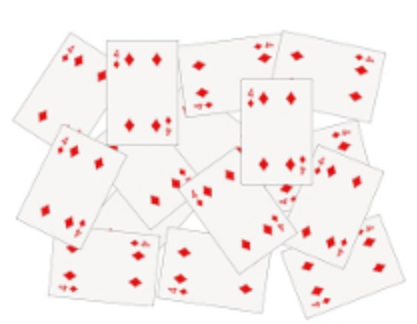
#> input picture cards.png, 417 x 324 px
$ python imgsegmentation.py
#> lines starting #> are read from the running program, lines starting #| are printed output that depends on the picture; after the words box and inside, x2 and y2 are one past the last pixel; in counts of white or black regions, pixels touching at a corner belong together
import cv2 as cv
import numpy as np
import argparse
import random as rng
rng.seed(12345)

parser = argparse.ArgumentParser(description='Code for Image Segmentation with Distance Transform and Watershed Algorithm.')
parser.add_argument('--input', help='Path to input image.', default='cards.png')
args = parser.parse_args()
src = cv.imread(cv.samples.findFile(args.input))
#> src is the input picture: shape (324, 417, 3); mean B, G, R 240.1, 241, 247.4

if src is None:
    print('Could not open or find the image:', args.input)
    exit(0)

cv.imshow('Source Image', src)
src[np.all(src == 255, axis=2)] = 0
cv.imshow('Black Background Image', src)

kernel = np.array([[1, 1, 1], [1, -8, 1], [1, 1, 1]], dtype=np.float32)
imgLaplacian = cv.filter2D(src, cv.CV_32F, kernel)
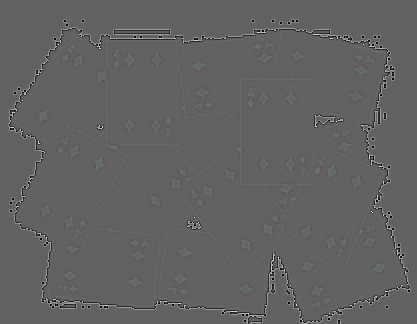
#> imgLaplacian: shape (324, 417, 3) float32; mean B, G, R 0, 0, 0; drawn with min black and max white
sharp = np.float32(src)
imgResult = sharp - imgLaplacian
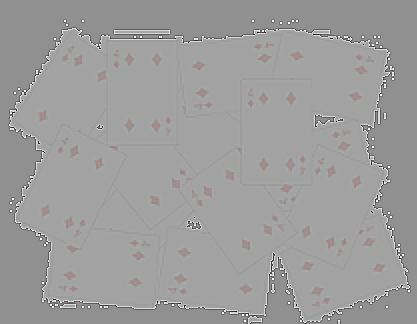
#> imgResult: shape (324, 417, 3) float32; mean B, G, R 163.4, 164.3, 170.8; drawn with min black and max white
imgResult = np.clip(imgResult, 0, 255)
imgResult = imgResult.astype('uint8')
imgLaplacian = np.clip(imgLaplacian, 0, 255)
imgLaplacian = np.uint8(imgLaplacian)

cv.imshow('New Sharped Image', imgResult)
bw = cv.cvtColor(imgResult, cv.COLOR_BGR2GRAY)
_, bw = cv.threshold(bw, 40, 255, cv.THRESH_BINARY | cv.THRESH_OTSU)
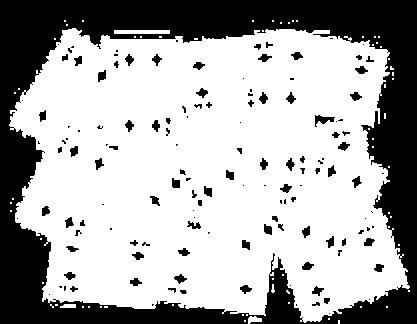
#> bw: shape (324, 417); 67.2% white; 137 black regions (60 under 20 px), largest, box (x1, y1, x2, y2) and area: (0, 0, 417, 324) 40401, (315, 115, 335, 127) 116, (98, 70, 106, 82) 69
cv.imshow('Binary Image', bw)

dist = cv.distanceTransform(bw, cv.DIST_L2, 3)
cv.normalize(dist, dist, 0, 1.0, cv.NORM_MINMAX)
cv.imshow('Distance Transform Image', dist)

_, dist = cv.threshold(dist, 0.4, 1.0, cv.THRESH_BINARY)
#> dist: shape (324, 417) float32; values 0 (black) and 1 (white), 18.8% white; 28 white regions (12 under 20 px), largest, box (x1, y1, x2, y2) and area: (38, 136, 182, 290) 6013, (36, 54, 191, 121) 4447, (192, 191, 268, 298) 3508
kernel1 = np.ones((3,3), dtype=np.uint8)
dist = cv.dilate(dist, kernel1)
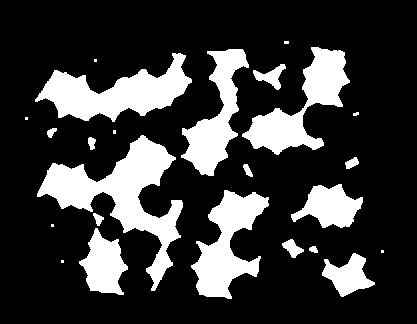
#> dist: shape (324, 417) float32; values 0 (black) and 1 (white), 22.1% white; 24 white regions (8 under 20 px), largest, box (x1, y1, x2, y2) and area: (37, 135, 183, 291) 6933, (35, 53, 192, 122) 5037, (242, 47, 350, 155) 4198
cv.imshow('Peaks', dist)

dist_8u = dist.astype('uint8')
#> dist_8u: shape (324, 417); values 0 (black) and 1 (white), 22.1% white; 24 white regions (8 under 20 px)
contours, _ = cv.findContours(dist_8u, cv.RETR_EXTERNAL, cv.CHAIN_APPROX_SIMPLE)
#> contours = 24 contours, 8 with area under 20; largest, box (x1, y1, x2, y2) and area: (37, 135, 183, 291) 6608, (35, 53, 192, 122) 4830, (242, 47, 350, 155) 3993, (191, 190, 269, 299) 3850, (181, 49, 249, 176) 3351
markers = np.zeros(dist.shape, dtype=np.int32)
for i in range(len(contours)):
    cv.drawContours(markers, contours, i, (i+1), -1)
#> this loop made 24 passes
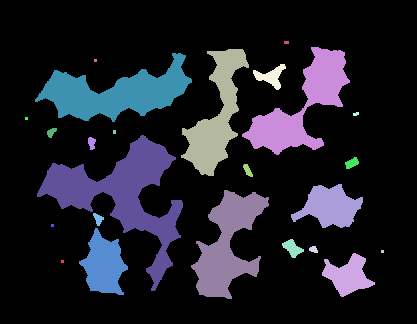
#> markers: shape (324, 417) int32; 25 distinct labels, from 0 to 24; one colour per label, 0 black

cv.circle(markers, (5,5), 3, (255,255,255), -1)
#> markers: shape (324, 417) int32; 26 distinct labels, from 0 to 255
markers_8u = (markers * 10).astype('uint8')
cv.imshow('Markers', markers_8u)

cv.watershed(imgResult, markers)
mark = markers.astype('uint8')
mark = cv.bitwise_not(mark)
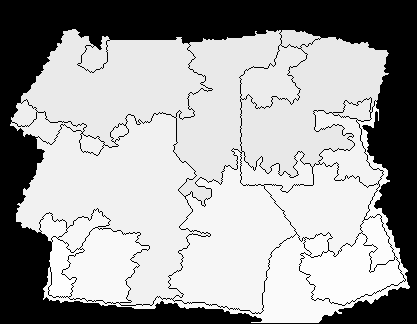
#> mark: shape (324, 417); min 0, max 254, mean 162.6

colors = [(rng.randint(0,256), rng.randint(0,256), rng.randint(0,256)) for _ in contours]
#> colors = 24 items, first 6: (213, 5, 152), (188, 99, 138), (223, 82, 191), (63, 221, 133), (89, 95, 181), (46, 211, 85)
dst = np.zeros((markers.shape[0], markers.shape[1], 3), dtype=np.uint8)

for i in range(markers.shape[0]):
    for j in range(markers.shape[1]):
        index = markers[i,j]
        if index > 0 and index <= len(contours):
            dst[i,j,:] = colors[index-1]
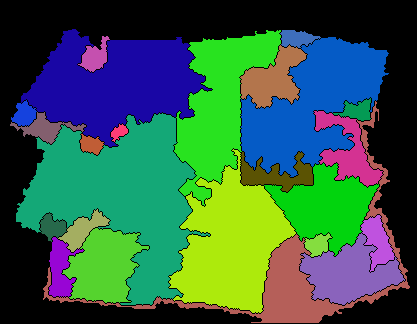
#> dst: shape (324, 417, 3); mean of channels 0, 1, 2 70.9, 92.6, 50.2; drawn as B, G, R

cv.imshow('Final Result', dst)
cv.waitKey()

$ run again, with smarties.png copied over cards.png
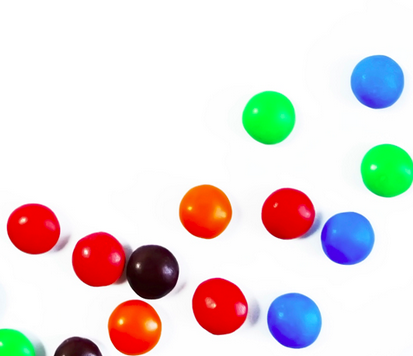
#> input picture smarties.png, 413 x 356 px
#> src is the input picture: shape (356, 413, 3); mean B, G, R 219.1, 220.4, 228.9
#> dist_8u: shape (356, 413); values 0 (black) and 1 (white), 10.4% white; 13 white regions
#> contours = 13 contours; largest, box (x1, y1, x2, y2) and area: (238, 79, 366, 209) 4311, (333, 297, 413, 356) 2598, (340, 8, 413, 60) 1608, (45, 266, 102, 331) 1393, (217, 99, 287, 128) 1054
#> the loop `for i in range(len(contours)):` made 13 passes
#> after the loop `for i in range(len(contours)):`:
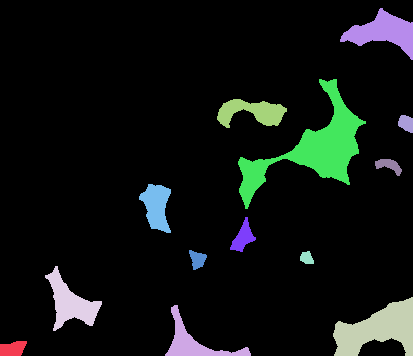
#> markers: shape (356, 413) int32; 14 distinct labels, from 0 to 13; one colour per label, 0 black
#> colors = [(213, 5, 152), (188, 99, 138), (223, 82, 191), (63, 221, 133), (89, 95, 181), (46, 211, 85), (75, 105, 39), (97, 174, 164), (12, 234, 173), (13, 212, 1), (3, 83, 91), (146, 50, 212), (54, 93, 192)]
#> after the loop `for i in range(markers.shape[0]):`:
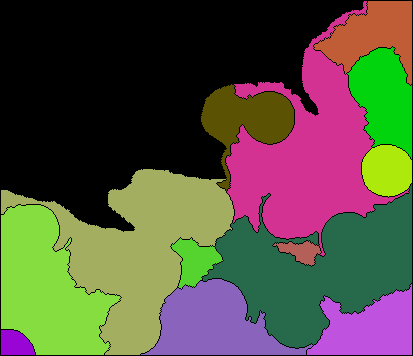
#> dst: shape (356, 413, 3); mean of channels 0, 1, 2 62.8, 80.8, 85.2; drawn as B, G, R
